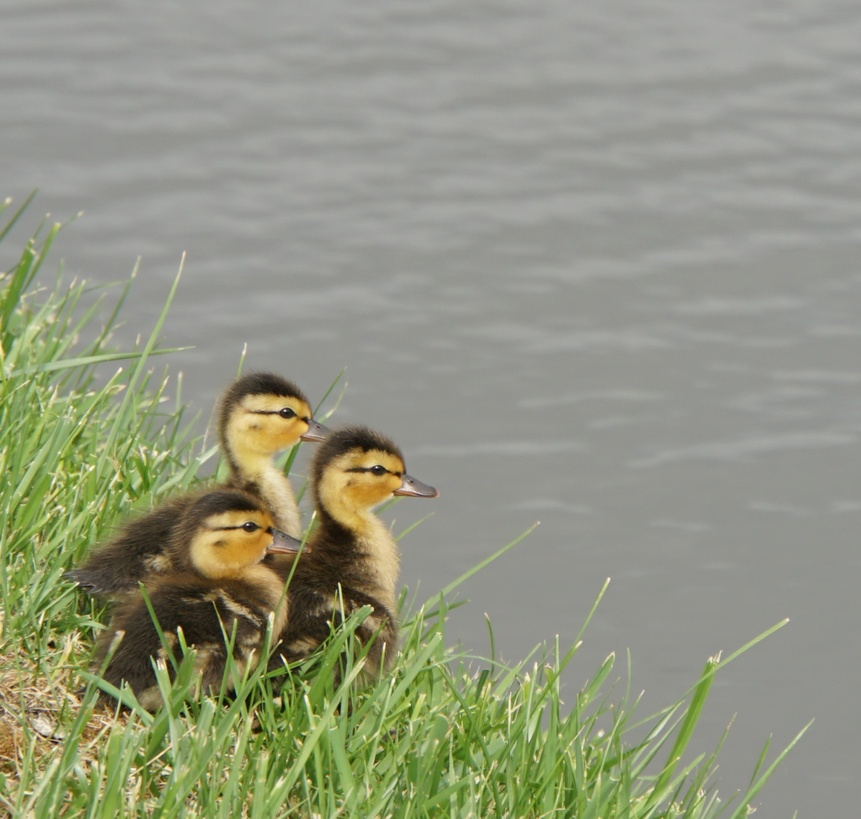
#> input picture 11_imageops/ducklings.jpg, 861 x 819 px, shrunk from 1783 x 1697 before the run
$ python apply_mirror.py
#> lines starting #> are read from the running program, lines starting #| are printed output that depends on the picture
# apply_mirror.py

from PIL import Image, ImageOps


def mirror(image_path, output_path):
#> called with image_path = 'ducklings.jpg', output_path = 'ducklings_mirrored.jpg'
    image = Image.open(image_path)
#> image is the input picture: PIL image 861x819 RGB; mean R, G, B 146.2, 149.4, 128.3
    converted_image = ImageOps.mirror(image)
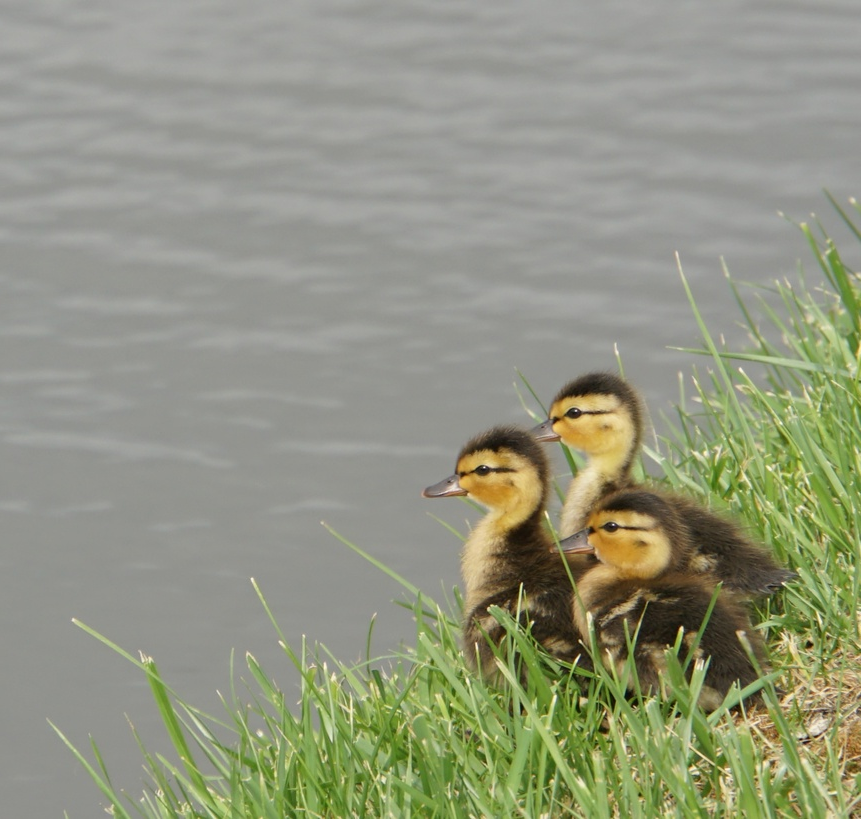
#> converted_image: PIL image 861x819 RGB; mean R, G, B 146.2, 149.4, 128.3
    converted_image.save(output_path)


if __name__ == "__main__":
    mirror("ducklings.jpg", "ducklings_mirrored.jpg")
